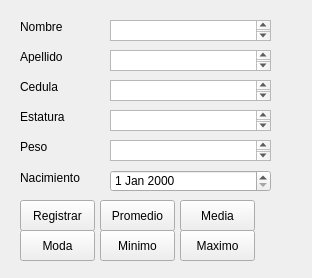
<?xml version="1.0" encoding="UTF-8"?>
<ui version="4.0">
 <class>Form_Students</class>
 <widget class="QWidget" name="Form_Students">
  <property name="geometry">
   <rect>
    <x>0</x>
    <y>0</y>
    <width>312</width>
    <height>278</height>
   </rect>
  </property>
  <property name="windowTitle">
   <string>Registro Estudiante</string>
  </property>
  <widget class="QLabel" name="label">
   <property name="geometry">
    <rect>
     <x>20</x>
     <y>20</y>
     <width>47</width>
     <height>13</height>
    </rect>
   </property>
   <property name="text">
    <string>Nombre</string>
   </property>
  </widget>
  <widget class="QLabel" name="label_2">
   <property name="geometry">
    <rect>
     <x>20</x>
     <y>50</y>
     <width>47</width>
     <height>13</height>
    </rect>
   </property>
   <property name="text">
    <string>Apellido</string>
   </property>
  </widget>
  <widget class="QLabel" name="label_3">
   <property name="geometry">
    <rect>
     <x>20</x>
     <y>110</y>
     <width>47</width>
     <height>13</height>
    </rect>
   </property>
   <property name="text">
    <string>Estatura</string>
   </property>
  </widget>
  <widget class="QLabel" name="label_4">
   <property name="geometry">
    <rect>
     <x>20</x>
     <y>140</y>
     <width>47</width>
     <height>13</height>
    </rect>
   </property>
   <property name="text">
    <string>Peso</string>
   </property>
  </widget>
  <widget class="QLabel" name="label_5">
   <property name="geometry">
    <rect>
     <x>20</x>
     <y>170</y>
     <width>71</width>
     <height>16</height>
    </rect>
   </property>
   <property name="text">
    <string>Nacimiento</string>
   </property>
  </widget>
  <widget class="QTextEdit" name="textEditNombre">
   <property name="geometry">
    <rect>
     <x>110</x>
     <y>20</y>
     <width>161</width>
     <height>21</height>
    </rect>
   </property>
  </widget>
  <widget class="QTextEdit" name="textEditApellido">
   <property name="geometry">
    <rect>
     <x>110</x>
     <y>50</y>
     <width>161</width>
     <height>21</height>
    </rect>
   </property>
  </widget>
  <widget class="QTextEdit" name="textEditEstatura">
   <property name="geometry">
    <rect>
     <x>110</x>
     <y>110</y>
     <width>161</width>
     <height>21</height>
    </rect>
   </property>
  </widget>
  <widget class="QTextEdit" name="textEditPeso">
   <property name="geometry">
    <rect>
     <x>110</x>
     <y>140</y>
     <width>161</width>
     <height>21</height>
    </rect>
   </property>
  </widget>
  <widget class="QDateEdit" name="dateEdit">
   <property name="geometry">
    <rect>
     <x>110</x>
     <y>170</y>
     <width>161</width>
     <height>22</height>
    </rect>
   </property>
  </widget>
  <widget class="QPushButton" name="pushButtonRegistrar">
   <property name="geometry">
    <rect>
     <x>20</x>
     <y>200</y>
     <width>75</width>
     <height>31</height>
    </rect>
   </property>
   <property name="text">
    <string>Registrar</string>
   </property>
  </widget>
  <widget class="QPushButton" name="pushButtonPromedio">
   <property name="geometry">
    <rect>
     <x>100</x>
     <y>200</y>
     <width>75</width>
     <height>31</height>
    </rect>
   </property>
   <property name="text">
    <string>Promedio</string>
   </property>
  </widget>
  <widget class="QPushButton" name="pushButtonMedia">
   <property name="geometry">
    <rect>
     <x>180</x>
     <y>200</y>
     <width>75</width>
     <height>31</height>
    </rect>
   </property>
   <property name="text">
    <string>Media</string>
   </property>
  </widget>
  <widget class="QPushButton" name="pushButtonModa">
   <property name="geometry">
    <rect>
     <x>20</x>
     <y>230</y>
     <width>75</width>
     <height>31</height>
    </rect>
   </property>
   <property name="text">
    <string>Moda</string>
   </property>
  </widget>
  <widget class="QPushButton" name="pushButtonMinimo">
   <property name="geometry">
    <rect>
     <x>100</x>
     <y>230</y>
     <width>75</width>
     <height>31</height>
    </rect>
   </property>
   <property name="text">
    <string>Minimo</string>
   </property>
  </widget>
  <widget class="QPushButton" name="pushButtonMaximo">
   <property name="geometry">
    <rect>
     <x>180</x>
     <y>230</y>
     <width>75</width>
     <height>31</height>
    </rect>
   </property>
   <property name="text">
    <string>Maximo</string>
   </property>
  </widget>
  <widget class="QTextEdit" name="textEditCedula">
   <property name="geometry">
    <rect>
     <x>110</x>
     <y>80</y>
     <width>161</width>
     <height>21</height>
    </rect>
   </property>
  </widget>
  <widget class="QLabel" name="label_6">
   <property name="geometry">
    <rect>
     <x>20</x>
     <y>80</y>
     <width>47</width>
     <height>13</height>
    </rect>
   </property>
   <property name="text">
    <string>Cedula</string>
   </property>
  </widget>
 </widget>
 <resources/>
 <connections/>
</ui>
